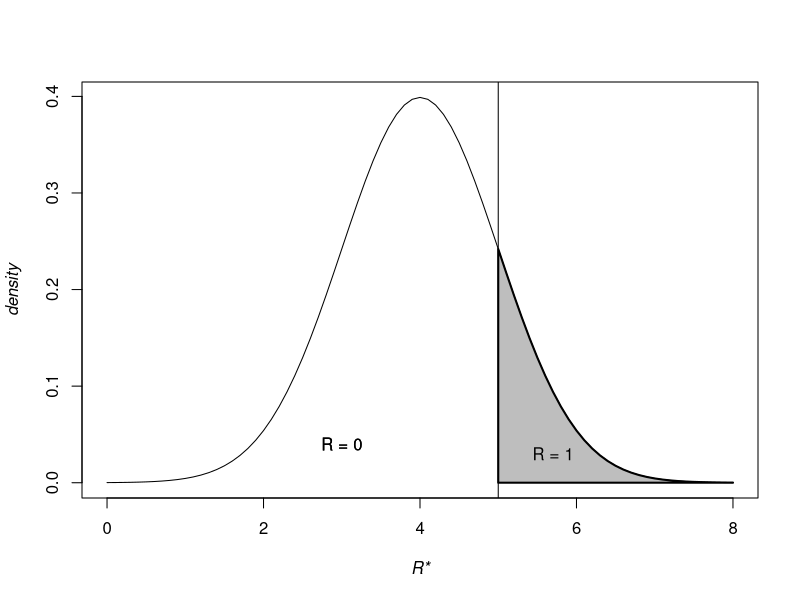
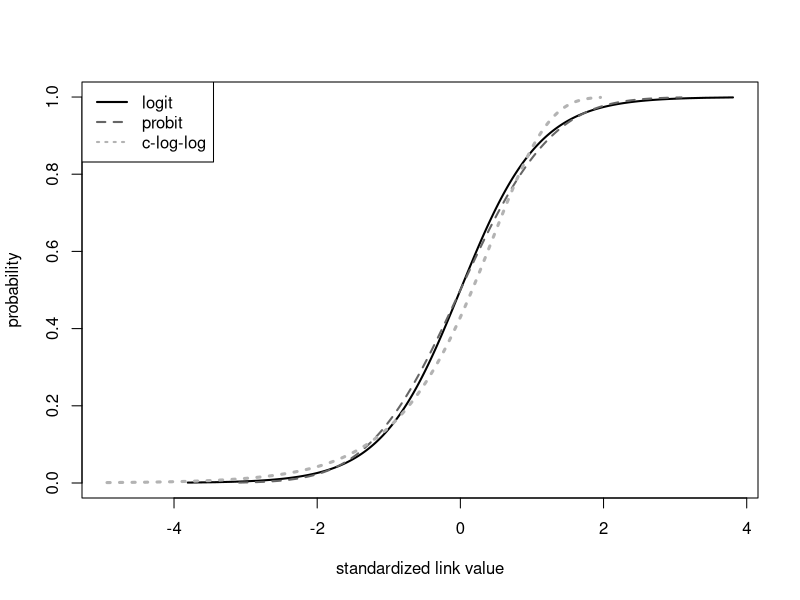

The R source for these figures, in order:
##################################################
#  Latent variable cutoff value example
##################################################

x <- seq(0, 8, 0.1)
dval <- dnorm(x, m = 4)
plot(x, dval, 
     type = "l",
     xlab = "R*",
     ylab = "density",
     font.lab = 3)
     
abline(v = 5)

text("R = 0", x = 3, y = 0.04)
text("R = 1", x = 5.7, y = 0.03)

xx <- seq(5, 8, 0.1)
yy <- c(dval[x >= 5])
polygon(x = c(xx, rev(xx)),
        y = c(yy, rep(0, length(xx))),
        col = "gray",
        border = "black",
        lwd = 2
        )

text("R = 0", x = 3, y = 0.04)
text("R = 1", x = 5.7, y = 0.03)

##################################################
#  Logit, Probit, c-log-log graph
##################################################

phi <- seq(0.001, .999, 0.001)
link.logistic <- log(phi / (1-phi)) / (pi/sqrt(3))
link.probit <- qnorm(phi)
link.cloglog <- (log( -log(1 - phi)) + 0.577) / (pi/sqrt(6))

plot(link.logistic, phi,
     type = "l",
     lty = 1,
     lwd = 2,
#     col ="red",
     col ="black",
     ylab = "probability",
     xlab = "standardized link value",
     xlim  = range(link.logistic, link.probit, link.cloglog)
)

lines(link.probit, phi,
    lty = 2,
    lwd = 2,
#    col = "blue")
    col = "gray40")
    
lines(link.cloglog, phi,
    lty = 3,
    lwd = 3,
#    col = "green3")
    col = "gray70")
        
legend("topleft",
       c("logit", "probit", "c-log-log"),
       lty = c(1,2,3),
#       col = c("red", "blue", "green3"),
       col = c("black", "gray40", "gray70"),
       lwd = 2
       )
       
